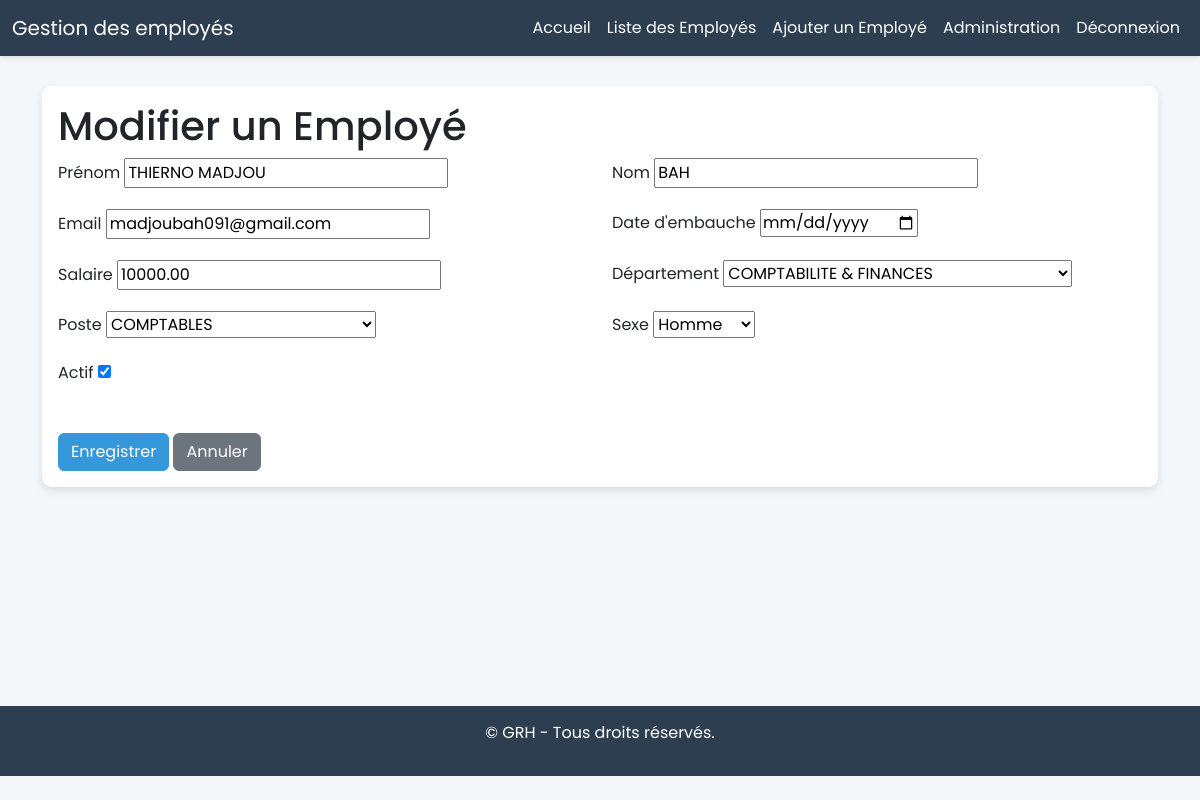
Screenshot of /employees/employee/8/edit/ (signed in) with the database file from the repository.
### Employes/models.py (models this page shows, shortened)
class Employee(models.Model):
       SEXE_CHOICES = [
           ('H', 'Homme'),
           ('F', 'Femme'),
           ('A', 'Autre'),
       ]
       prenom = models.CharField(max_length=50, verbose_name="Prénom")
       nom = models.CharField(max_length=50, verbose_name="Nom")
       email = models.EmailField(unique=True, verbose_name="Email")
       date_embauche = models.DateField(verbose_name="Date d'embauche")
       salaire = models.DecimalField(max_digits=10, decimal_places=2, verbose_name="Salaire")
       departement = models.ForeignKey(Department, on_delete=models.CASCADE, related_name='employes', verbose_name="Département")
       poste = models.ForeignKey(Poste, on_delete=models.CASCADE, related_name='employes', verbose_name="Poste")
       sexe = models.CharField(max_length=1, choices=SEXE_CHOICES, verbose_name="Sexe")
       est_actif = models.BooleanField(default=True, verbose_name="Actif")

### Employes/views.py (the view)
# urls.py: path('employee/<int:pk>/edit/', views.employee_update, name='employee_update'),
@login_required
def employee_update(request, pk):
    Employe = get_object_or_404(Employee, pk=pk)
    if request.method == 'POST':
        form = EmployeeForm(request.POST, instance=Employe)
        if form.is_valid():
            form.save()
            return redirect('Employes:employee_list')
    else:
        form = EmployeeForm(instance=Employe)
    return render(request, 'Employes/employes_form.html', {'form': form})

### Employes/forms.py
class EmployeeForm(forms.ModelForm):
    class Meta:
        model = Employee
        fields = ['prenom', 'nom', 'email', 'date_embauche', 'salaire', 'departement', 'poste', 'sexe', 'est_actif']
        widgets = {
            'date_embauche': forms.DateInput(attrs={'type': 'date'}),
            'sexe': forms.Select(),
            'departement': forms.Select(),
            'poste': forms.Select(),
        }

### Employes/models.py (called while the page is built)
       def __str__(self):
           return self.nom

       def __str__(self):
           return self.nom

### Employes/templates/Employes/employes_form.html (shortened to what this page needs)
{% extends 'Employes/base.html' %}
{% block content %}
<div class="container">
    <div class="card">
        <div class="card-body">
            <h1 class="card-title">{% if form.instance.pk %}Modifier{% else %}Ajouter{% endif %} un Employé</h1>
            <form method="post">
                <div class="row">
                    {% for field in form %}
                    <div class="col-md-6 mb-3">
                        <label class="form-label" for="{{ field.id_for_label }}">{{ field.label }}</label>
                        {{ field }}
                    </div>
                    {% endfor %}
                </div>
                <div class="mt-4">
                    <button type="submit" class="btn btn-primary">Enregistrer</button>
                    <a href="{% url 'Employes:employee_list' %}" class="btn btn-secondary">Annuler</a>
                </div>
            </form>
        </div>
    </div>
</div>
{% endblock %}

### Employes/templates/Employes/base.html (style rules this page uses)
body { font-family: 'Poppins', sans-serif; background-color: #f4f7fa; }
.card { border: none; box-shadow: 0 4px 8px rgba(0, 0, 0, 0.1); border-radius: 10px; }
.btn-primary { background-color: #3498db; border-color: #3498db; }

### rows the page displays
Employee: form "THIERNO MADJOU" "BAH" "madjoubah091@gmail.com" "10000.00" "COMPTABILITE & FINANCES" "COMPTABLES" "Homme" "☑"

### other values shown
{{ field.label }} "Prénom" "Nom" "Email" "Date d'embauche" "Salaire" "Département" "Poste" "Sexe" "Actif"
